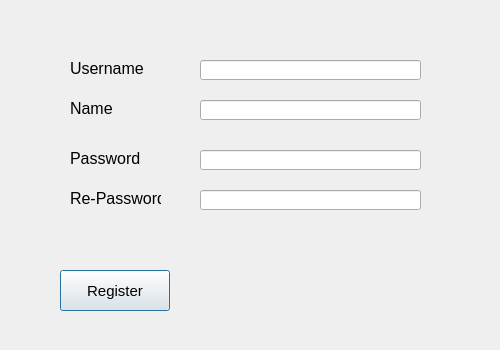
<?xml version="1.0" encoding="UTF-8"?>
<ui version="4.0">
 <class>frm_Register</class>
 <widget class="QDialog" name="frm_Register">
  <property name="geometry">
   <rect>
    <x>0</x>
    <y>0</y>
    <width>500</width>
    <height>350</height>
   </rect>
  </property>
  <property name="windowTitle">
   <string>.:: Register ::.</string>
  </property>
  <widget class="QLabel" name="lbl_Result">
   <property name="geometry">
    <rect>
     <x>200</x>
     <y>270</y>
     <width>221</width>
     <height>41</height>
    </rect>
   </property>
   <property name="font">
    <font>
     <pointsize>12</pointsize>
    </font>
   </property>
   <property name="text">
    <string/>
   </property>
  </widget>
  <widget class="QLineEdit" name="txt_username">
   <property name="geometry">
    <rect>
     <x>200</x>
     <y>60</y>
     <width>221</width>
     <height>20</height>
    </rect>
   </property>
   <property name="font">
    <font>
     <pointsize>10</pointsize>
    </font>
   </property>
  </widget>
  <widget class="QLabel" name="lbl_Username">
   <property name="geometry">
    <rect>
     <x>70</x>
     <y>60</y>
     <width>91</width>
     <height>16</height>
    </rect>
   </property>
   <property name="font">
    <font>
     <family>MS Shell Dlg 2</family>
     <pointsize>12</pointsize>
    </font>
   </property>
   <property name="text">
    <string>Username</string>
   </property>
  </widget>
  <widget class="QLineEdit" name="txt_password">
   <property name="geometry">
    <rect>
     <x>200</x>
     <y>150</y>
     <width>221</width>
     <height>20</height>
    </rect>
   </property>
   <property name="font">
    <font>
     <pointsize>10</pointsize>
    </font>
   </property>
   <property name="echoMode">
    <enum>QLineEdit::Password</enum>
   </property>
  </widget>
  <widget class="QLabel" name="lbl_Password">
   <property name="geometry">
    <rect>
     <x>70</x>
     <y>150</y>
     <width>91</width>
     <height>16</height>
    </rect>
   </property>
   <property name="font">
    <font>
     <family>MS Shell Dlg 2</family>
     <pointsize>12</pointsize>
    </font>
   </property>
   <property name="text">
    <string>Password</string>
   </property>
  </widget>
  <widget class="QPushButton" name="btn_Register">
   <property name="geometry">
    <rect>
     <x>60</x>
     <y>270</y>
     <width>110</width>
     <height>41</height>
    </rect>
   </property>
   <property name="font">
    <font>
     <pointsize>11</pointsize>
    </font>
   </property>
   <property name="text">
    <string>Register</string>
   </property>
  </widget>
  <widget class="QLineEdit" name="txt_RePassword">
   <property name="geometry">
    <rect>
     <x>200</x>
     <y>190</y>
     <width>221</width>
     <height>20</height>
    </rect>
   </property>
   <property name="font">
    <font>
     <pointsize>10</pointsize>
    </font>
   </property>
   <property name="echoMode">
    <enum>QLineEdit::Password</enum>
   </property>
  </widget>
  <widget class="QLabel" name="lbl_RePassword">
   <property name="geometry">
    <rect>
     <x>70</x>
     <y>190</y>
     <width>91</width>
     <height>16</height>
    </rect>
   </property>
   <property name="font">
    <font>
     <family>MS Shell Dlg 2</family>
     <pointsize>12</pointsize>
    </font>
   </property>
   <property name="text">
    <string>Re-Password</string>
   </property>
  </widget>
  <widget class="QLabel" name="lbl_Name">
   <property name="geometry">
    <rect>
     <x>70</x>
     <y>100</y>
     <width>91</width>
     <height>16</height>
    </rect>
   </property>
   <property name="font">
    <font>
     <family>MS Shell Dlg 2</family>
     <pointsize>12</pointsize>
    </font>
   </property>
   <property name="text">
    <string>Name</string>
   </property>
  </widget>
  <widget class="QLineEdit" name="txt_Name">
   <property name="geometry">
    <rect>
     <x>200</x>
     <y>100</y>
     <width>221</width>
     <height>20</height>
    </rect>
   </property>
   <property name="font">
    <font>
     <pointsize>10</pointsize>
    </font>
   </property>
  </widget>
 </widget>
 <resources/>
 <connections/>
</ui>
